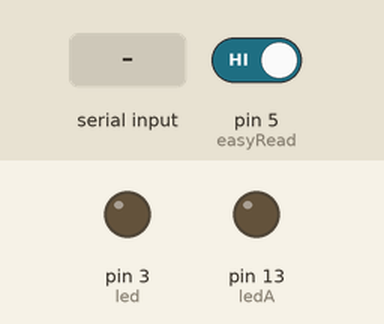
Bench run of a sketch on a simulated Arduino Uno, built with avr-gcc and run on an emulated ATmega328P. On the bench: output pins drawn as LEDs (lit = HIGH). Dashed ring = blinking. The inputs (shaded band) are chosen by the test bench; at power-on: pin 5 (easyRead) HIGH. What the sketch prints to the serial monitor is not drawn.

Above: at 1.2 s.
1.3 s: "c" received over Serial
At 1.45 s:
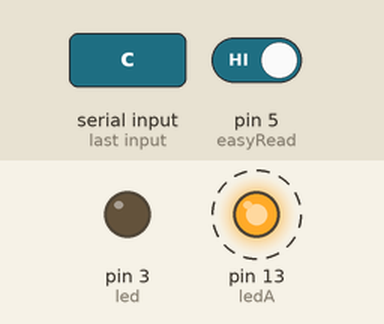
4.3 s: pin 5 (easyRead) driven LOW
Timing chart, 0 to 18.5 s (numbered marks = the images above; inputs shaded):
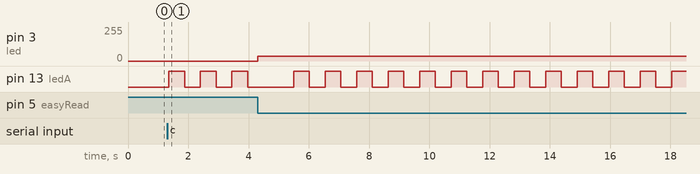

Measured:
- after the input at 1.3 s, pin 13 (ledA): alternates HIGH for 0.52 s and LOW for 0.52 s, starting after 0.06 s

The sketch:

exit_sign.ino
```cpp
int led = 3;
int ledA = 13;
int sweep = 100;
int dir = 1;
char inChar;
int val = 0;
int buttonHold = 0;

int easyRead = 5;

void setup() {
  Serial.begin(9600);
  pinMode(led, OUTPUT);
  pinMode(ledA, OUTPUT);
  pinMode(easyRead, INPUT);

}

void loop() {
  val = digitalRead(easyRead);
   if (val == 0) {
     if (buttonHold <= 3) {
     buttonHold += 1;
     }
     if (buttonHold == 4) {
       Serial.write('0');
       buttonHold = 10;
       delay(1000);
     }
   } else {
     buttonHold = 0;
   }

  if (inChar == 'c') {
      analogWrite(led, sweep);
      analogWrite(ledA,sweep);
      sweep += dir;
      delay(2);
      if (sweep > 255 || sweep < 0) {
        dir *= -1;
        sweep += dir;
      }
  } else if (inChar == 'd') {
      digitalWrite(led, HIGH);
      digitalWrite(ledA, HIGH);
      delay(40);
      digitalWrite(led, LOW);
      digitalWrite(ledA,LOW);
      delay(40);
  } else if (inChar == 'g') {
      analogWrite(led, sweep);
      analogWrite(ledA,sweep);
      sweep += dir;
      delay(10);
      if (sweep > 255 || sweep < 0) {
        dir *= -1;
        sweep += dir;
      }
  } else if (inChar == 'h') {
      analogWrite(led, sweep);
      analogWrite(ledA, sweep);
      sweep += dir;
      delay(100);
      if (sweep > 255 || sweep < 0) {
        dir *= -1;
        sweep += dir;
      }
  }
}

void serialEvent() {
  if (Serial.available()) {
    inChar = (char)Serial.read();
    if (inChar == 'a') {
      digitalWrite(led, HIGH);
      digitalWrite(ledA, HIGH);
    } else if (inChar == 'b') {
      digitalWrite(led, LOW);
      digitalWrite(ledA, LOW);
    } else if (inChar == 'e') {
      digitalWrite(led, HIGH);
      digitalWrite(ledA,HIGH);
      delay(40);
      digitalWrite(led, LOW);
      digitalWrite(ledA, LOW);
    } else if (inChar == 'f') {
      digitalWrite(led, HIGH);
      digitalWrite(ledA,HIGH);
      delay(200);
      digitalWrite(led, LOW);
      digitalWrite(ledA, LOW);
    }
  }
}
```
